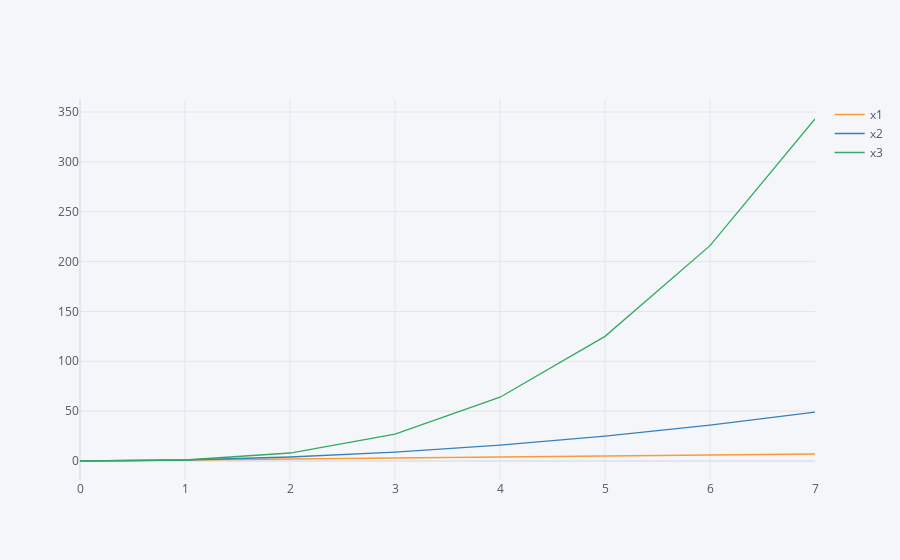

Source (notebook cell):
### Code cell
sp_df.iplot()

### Figure 1 — Plotly figure (JSON) as saved in the notebook; plotly's stock layout.template omitted (floating-point values rounded to 4 significant figures)
{"data": [{"line": {"color": "rgba(255, 153, 51, 1.0)", "dash": "solid", "shape": "linear", "width": 1.3}, "mode": "lines", "name": "x1", "text": "", "type": "scatter", "x": [0, 1, 2, 3, 4, 5, 6, 7], "y": [0, 1, 2, 3, 4, 5, 6, 7]}, {"line": {"color": "rgba(55, 128, 191, 1.0)", "dash": "solid", "shape": "linear", "width": 1.3}, "mode": "lines", "name": "x2", "text": "", "type": "scatter", "x": [0, 1, 2, 3, 4, 5, 6, 7], "y": [0, 1, 4, 9, 16, 25, 36, 49]}, {"line": {"color": "rgba(50, 171, 96, 1.0)", "dash": "solid", "shape": "linear", "width": 1.3}, "mode": "lines", "name": "x3", "text": "", "type": "scatter", "x": [0, 1, 2, 3, 4, 5, 6, 7], "y": [0, 1, 8, 27, 64, 125, 216, 343]}], "layout": {"legend": {"bgcolor": "#F5F6F9", "font": {"color": "#4D5663"}}, "paper_bgcolor": "#F5F6F9", "plot_bgcolor": "#F5F6F9", "title": {"font": {"color": "#4D5663"}}, "xaxis": {"gridcolor": "#E1E5ED", "showgrid": true, "tickfont": {"color": "#4D5663"}, "title": {"font": {"color": "#4D5663"}, "text": ""}, "zerolinecolor": "#E1E5ED"}, "yaxis": {"gridcolor": "#E1E5ED", "showgrid": true, "tickfont": {"color": "#4D5663"}, "title": {"font": {"color": "#4D5663"}, "text": ""}, "zerolinecolor": "#E1E5ED"}}}
